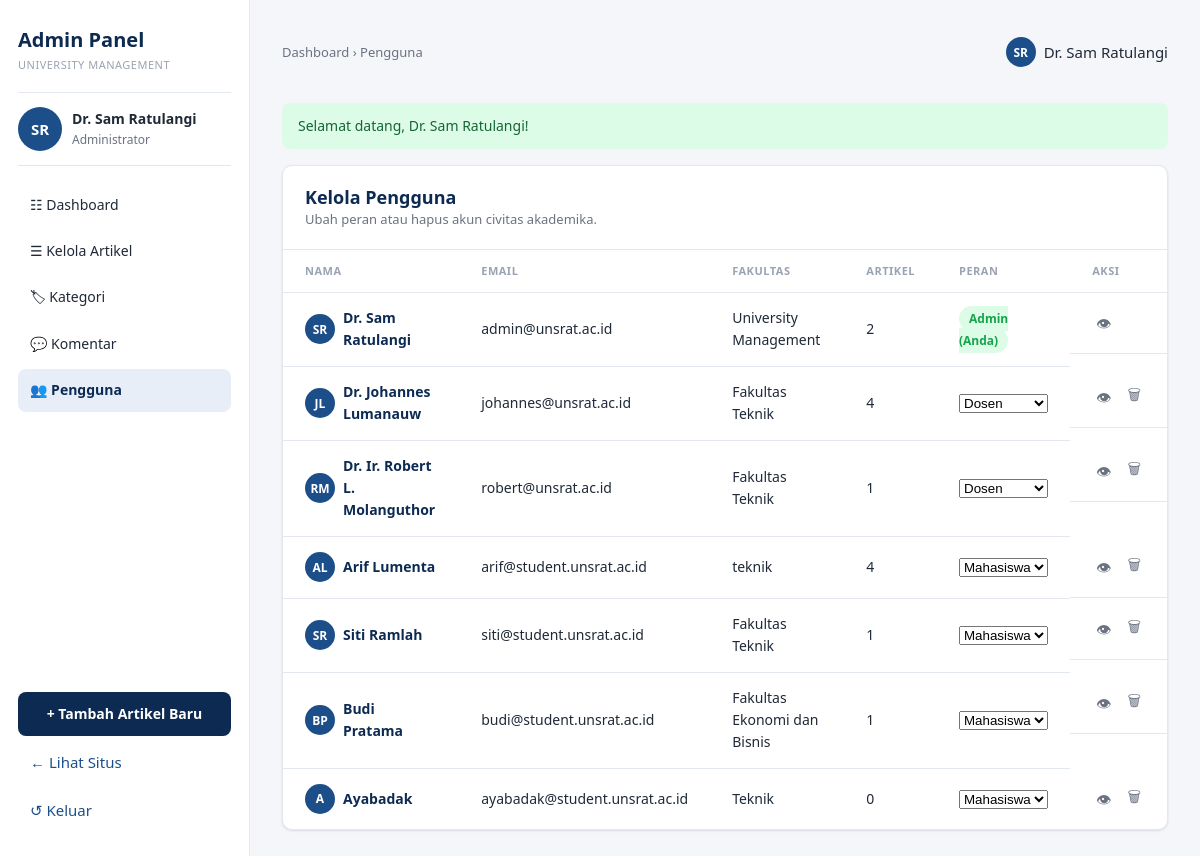
The page /admin/users.php (signed in) on the database its author committed.
### tables this page shows
CREATE TABLE `users` (
  `id` int(11) NOT NULL,
  `name` varchar(100) NOT NULL,
  `email` varchar(150) NOT NULL,
  `password` varchar(255) NOT NULL,
  `role` enum('admin','dosen','mahasiswa') NOT NULL DEFAULT 'mahasiswa',
  `faculty` varchar(120) DEFAULT NULL,
  `bio` text DEFAULT NULL,
  `avatar` varchar(255) DEFAULT NULL,
  `created_at` datetime NOT NULL DEFAULT current_timestamp()
);

### includes/auth.php (called while the page is built, shortened)
<?php
function is_logged_in() {
    return !empty($_SESSION['user_id']);
}
function current_user($pdo) {
    static $user = null;
    if ($user === null && is_logged_in()) {
        $stmt = $pdo->prepare('SELECT * FROM users WHERE id = ?');
        $stmt->execute([$_SESSION['user_id']]);
        $user = $stmt->fetch() ?: false;
    }
    return $user ?: null;
}

### includes/functions.php (called while the page is built, shortened)
<?php
function e($text) {
    return htmlspecialchars($text ?? '', ENT_QUOTES, 'UTF-8');
}
function get_flash() {
    $f = $_SESSION['flash'];
    return $f;
}
function initials($name) {
    $parts = preg_split('/\s+/', trim($name));
    $parts = array_values(array_filter($parts, fn($p) => !preg_match('/\./', $p)));
    $first = mb_substr($parts[0], 0, 1);
    $last  = count($parts) > 1 ? mb_substr(end($parts), 0, 1) : '';
    return strtoupper($first . $last);
}

### admin/users.php (the view, shortened to what this page needs)
<?php
require_once __DIR__ . '/../config/database.php';
require_once __DIR__ . '/../includes/functions.php';
require_once __DIR__ . '/../includes/auth.php';
$users = $pdo->query(
  "SELECT u.*, COUNT(a.id) AS jml_artikel
   FROM users u LEFT JOIN articles a ON a.user_id=u.id
   GROUP BY u.id ORDER BY u.created_at ASC")->fetchAll();
$active = 'users';
$crumb = 'Pengguna';
require __DIR__ . '/../includes/admin-header.php';
?>
<div class="panel">
  <div class="panel-head"><div><h2>Kelola Pengguna</h2><p>Ubah peran atau hapus akun civitas akademika.</p></div></div>
  <table class="data">
    <thead><tr><th>Nama</th><th>Email</th><th>Fakultas</th><th>Artikel</th><th>Peran</th><th>Aksi</th></tr></thead>
    <tbody>
    <?php foreach ($users as $u): ?>
      <tr>
        <td><div class="row-author"><span class="avatar avatar-sm"><?= e(initials($u['name'])) ?></span><span class="t-title"><?= e($u['name']) ?></span></div></td>
        <td><?= e($u['email']) ?></td>
        <td><?= e($u['faculty'] ?: '-') ?></td>
        <td><?= (int)$u['jml_artikel'] ?></td>
        <td>
          <?php if ($u['id'] === (int)$_SESSION['user_id']): ?>
            <span class="badge badge-published">Admin (Anda)</span>
          <?php else: ?>
            <form method="post" style="display:inline">
              <select name="role" onchange="this.form.submit()">
                <option value="mahasiswa" <?= $u['role']==='mahasiswa'?'selected':'' ?>>Mahasiswa</option>
                <option value="dosen" <?= $u['role']==='dosen'?'selected':'' ?>>Dosen</option>
              </select>
            </form>
          <?php endif; ?>
        </td>
        <td class="actions-cell">
          <a class="icon-btn" title="Profil" href="<?= BASE_URL ?>/author.php?id=<?= (int)$u['id'] ?>">&#128065;</a>
          <?php if ($u['id'] !== (int)$_SESSION['user_id']): ?>
            <form method="post" data-confirm="Hapus pengguna ini beserta semua artikel & komentarnya?" style="display:inline">
              <button class="icon-btn danger" title="Hapus" type="submit">&#128465;</button>
            </form>
          <?php endif; ?>
        </td>
      </tr>
    <?php endforeach; ?>
    </tbody>
  </table>
</div>
<?php require __DIR__ . '/../includes/admin-footer.php'; ?>

### includes/admin-header.php (shortened to what this page needs)
<?php
$me = current_user($pdo);
$flash = get_flash();
$menu = [
  'dashboard'  => ['Dashboard',     'dashboard.php',  '&#9783;'],
  'articles'   => ['Kelola Artikel', 'articles.php',   '&#9776;'],
  'categories' => ['Kategori',       'categories.php', '&#127991;'],
  'comments'   => ['Komentar',       'comments.php',   '&#128172;'],
  'users'      => ['Pengguna',       'users.php',      '&#128101;'],
];
$active = $active ?? 'dashboard';
?>
<!DOCTYPE html>
<html lang="id">
<head>
  <link rel="stylesheet" href="<?= BASE_URL ?>/assets/css/style.css">
</head>
<body>
<div class="admin-body">
  <aside class="admin-sidebar">
    <div class="admin-brand">Admin Panel<small>UNIVERSITY MANAGEMENT</small></div>
    <div class="admin-user">
      <span class="avatar avatar-md">
        <?php if ($me['avatar']): ?><img src="<?= UPLOAD_URL . '/' . e($me['avatar']) ?>" alt=""><?php else: ?><?= e(initials($me['name'])) ?><?php endif; ?>
      </span>
      <div>
        <div class="nm"><?= e($me['name']) ?></div>
        <div class="rl">Administrator</div>
      </div>
    </div>
    <nav class="admin-menu">
      <?php foreach ($menu as $key => $m): ?>
        <a href="<?= BASE_URL ?>/admin/<?= $m[1] ?>" class="<?= $active===$key?'active':'' ?>">
          <?= $m[2] ?> <?= e($m[0]) ?>
        </a>
      <?php endforeach; ?>
    </nav>
    <div class="admin-sidebar-foot">
      <a class="btn btn-primary btn-block" href="<?= BASE_URL ?>/user/article-form.php">+ Tambah Artikel Baru</a>
      <a class="admin-menu" style="padding:10px 12px" href="<?= BASE_URL ?>/index.php">&#8592; Lihat Situs</a>
      <a class="admin-menu" style="padding:10px 12px" href="<?= BASE_URL ?>/logout.php">&#8634; Keluar</a>
    </div>
  </aside>
  <main class="admin-main">
    <div class="admin-topbar">
      <div class="breadcrumb">Dashboard <?= isset($crumb) ? '&rsaquo; ' . e($crumb) : '' ?></div>
      <div class="user-chip"><span class="avatar avatar-sm"><?= e(initials($me['name'])) ?></span> <?= e($me['name']) ?></div>
    </div>
    <?php if ($flash): ?><div class="flash flash-<?= e($flash['type']) ?>"><?= e($flash['msg']) ?></div><?php endif; ?>

### assets/css/style.css (style rules this page uses)
:root { --navy: #0d2b52; --navy-dark: #08203f; --navy-700: #143a6b; --blue-accent: #1c4f8a; --chip-bg: #e8eef7; --chip-text: #1c3d66; --bg: #f4f6f9; --card: #ffffff; --border: #e3e8ef; --text: #1f2937; --muted: #6b7280; --muted-light: #9aa3b2; --green: #16a34a; --green-bg: #dcfce7; --amber: #b45309; --amber-bg: #fef3c7; --red: #dc2626; --radius: 10px; --shadow: 0 1px 3px rgba(16,32,64,.08), 0 1px 2px rgba(16,32,64,.04); }
* { box-sizing: border-box; margin: 0; padding: 0; }
body { font-family: "Segoe UI", Roboto, Helvetica, Arial, sans-serif; background: var(--bg); color: var(--text); line-height: 1.6; font-size: 15px; }
a { color: var(--blue-accent); text-decoration: none; }
h1,h2,h3,h4 { color: var(--navy); line-height: 1.25; }
.btn { display: inline-block; padding: 10px 18px; border-radius: 8px; font-weight: 600; font-size: 14px; cursor: pointer; border: 1px solid transparent; transition: .15s; text-decoration: none; }
.btn-primary { background: var(--navy); color: #fff; }
.btn-block { display: block; width: 100%; text-align: center; }
.user-chip { display: flex; align-items: center; gap: 8px; }
.avatar { display: inline-grid; place-items: center; border-radius: 50%; background: var(--blue-accent); color: #fff; font-weight: 700; overflow: hidden; flex: none; }
.avatar-sm { width: 30px; height: 30px; font-size: 12px; }
.avatar-md { width: 44px; height: 44px; font-size: 15px; }
.flash { padding: 12px 16px; border-radius: 8px; margin: 16px 0; font-size: 14px; }
.flash-success { background: var(--green-bg); color: #166534; }
.badge { padding: 4px 10px; border-radius: 20px; font-size: 12px; font-weight: 600; }
.badge-published { background: var(--green-bg); color: var(--green); }
.breadcrumb { font-size: 13px; color: var(--muted); margin: 16px 0; }
.admin-body { display: grid; grid-template-columns: 250px 1fr; min-height: 100vh; }
.admin-sidebar { background: var(--card); border-right: 1px solid var(--border); padding: 24px 18px; display: flex; flex-direction: column; }
.admin-brand { font-size: 20px; font-weight: 800; color: var(--navy); }
.admin-brand small { display: block; font-size: 11px; color: var(--muted-light); font-weight: 500; letter-spacing: .5px; }
.admin-user { display: flex; align-items: center; gap: 10px; padding: 14px 0; margin: 18px 0; border-top: 1px solid var(--border); border-bottom: 1px solid var(--border); }
.admin-user .nm { font-weight: 700; font-size: 14px; }
.admin-user .rl { font-size: 12px; color: var(--muted); }
.admin-menu { display: flex; flex-direction: column; gap: 4px; }
.admin-menu a { padding: 10px 12px; border-radius: 8px; color: var(--text); font-size: 14px; font-weight: 500; }
.admin-menu a.active { background: var(--chip-bg); color: var(--navy); font-weight: 700; }
.admin-sidebar-foot { margin-top: auto; display: flex; flex-direction: column; gap: 4px; padding-top: 18px; }
.admin-main { padding: 26px 32px; background: var(--bg); }
.admin-topbar { display: flex; align-items: center; justify-content: space-between; margin-bottom: 24px; }
.panel { background: var(--card); border: 1px solid var(--border); border-radius: var(--radius); box-shadow: var(--shadow); }
.panel-head { padding: 20px 22px; border-bottom: 1px solid var(--border); display: flex; justify-content: space-between; align-items: center; }
.panel-head h2 { font-size: 18px; }
.panel-head p { color: var(--muted); font-size: 13px; }
table.data { width: 100%; border-collapse: collapse; }
table.data th { text-align: left; font-size: 11px; text-transform: uppercase; letter-spacing: .5px; color: var(--muted-light); padding: 12px 22px; border-bottom: 1px solid var(--border); }
table.data td { padding: 14px 22px; border-bottom: 1px solid var(--border); font-size: 14px; vertical-align: middle; }
table.data tr:last-child td { border-bottom: 0; }
table.data .t-title { font-weight: 700; color: var(--navy); }
.row-author { display: flex; align-items: center; gap: 8px; }
.actions-cell { display: flex; gap: 8px; align-items: center; }
.icon-btn { background: transparent; border: 0; cursor: pointer; color: var(--muted); font-size: 15px; padding: 4px; }

### rows shown on the page
users: name "SR", name "Dr. Sam Ratulangi", email "admin@unsrat.ac.id", faculty "University Management", jml_artikel "2", shows "Admin (Anda)"
users: name "JL", name "Dr. Johannes Lumanauw", email "johannes@unsrat.ac.id", faculty "Fakultas Teknik", jml_artikel "4", role "Dosen"
users: name "RM", name "Dr. Ir. Robert L. Molanguthor", email "robert@unsrat.ac.id", faculty "Fakultas Teknik", jml_artikel "1", role "Dosen"
users: name "AL", name "Arif Lumenta", email "arif@student.unsrat.ac.id", faculty "teknik", jml_artikel "4", role "Mahasiswa"
users: name "SR", name "Siti Ramlah", email "siti@student.unsrat.ac.id", faculty "Fakultas Teknik", jml_artikel "1", role "Mahasiswa"
users: name "BP", name "Budi Pratama", email "budi@student.unsrat.ac.id", faculty "Fakultas Ekonomi dan Bisnis", jml_artikel "1", role "Mahasiswa"
users: name "A", name "Ayabadak", email "ayabadak@student.unsrat.ac.id", faculty "Teknik", jml_artikel "0", role "Mahasiswa"

### other values the page prints
$m[2] "☷"
$m[0] "Dashboard"
$m[2] "☰"
$m[0] "Kelola Artikel"
$m[2] "🏷"
$m[0] "Kategori"
$m[2] "💬"
$m[0] "Komentar"
$m[2] "👥"
$m[0] "Pengguna"
$crumb "Pengguna"
$flash['msg'] "Selamat datang, Dr. Sam Ratulangi!"
